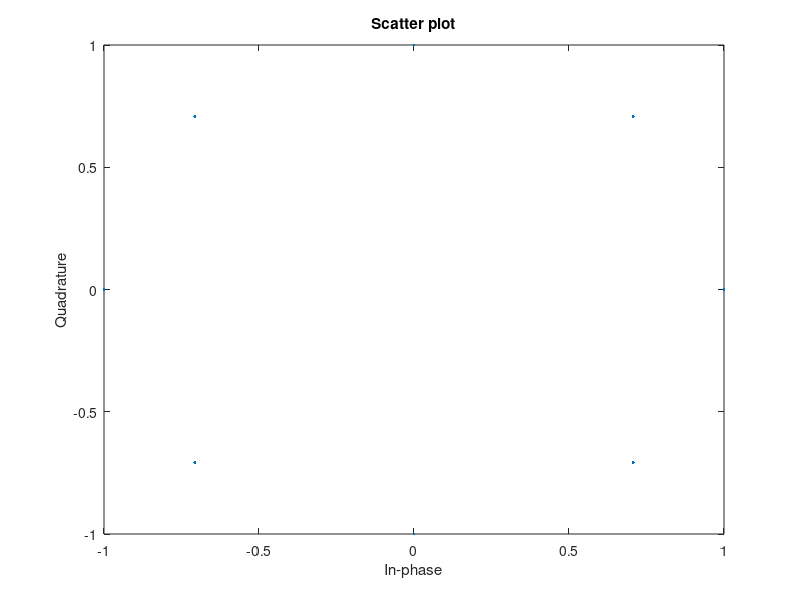
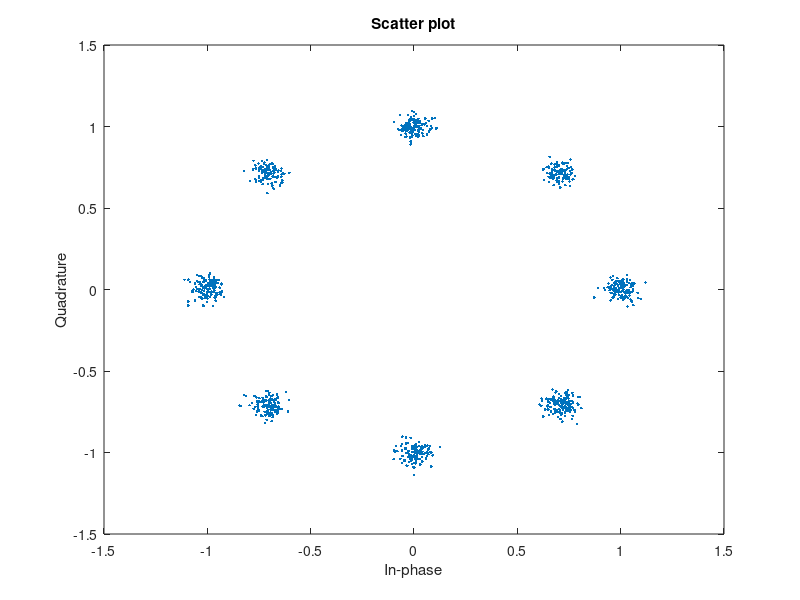

Recreate these plots in MATLAB, in order.
%                          <<Experiment-4 PART-B (8-PSK)>>
%                               << Objective-1 >>
% Aim: Simulation study of Performance of 8-PSK.
% Objective-1: Write a program to plot signal constellation diagram of received 
%              8-PSK signal in the presence of AWGN.
% Objective-2: Write a program to plot Practical and Theoretical BER vs SNR graph
%              of received 8-PSK signal in the presence of AWGN for ML receiver.

% Note: For objective-2, see separate octave file named <my_8PSK_ber.m>
clc;
clear all;
close all;
pkg load communications
N = 3000;  % Number of bits to be transmitted using *-PSK
           % Too large value may slow down the program
x = randi([0,1],1,N); % Random input bits generation
M = 8;     % Number of Symbols in 8-PSK

% Symbol Generation
yy = [];
for i=1:3:length(x)
  if x(i)==0 && x(i+1)==0 & x(i+2)==0
    y = cosd(0)+1j*sind(0);
  elseif x(i)==0 && x(i+1)==0 & x(i+2)==1
    y = cosd(45)+1j*sind(45);
  elseif x(i)==0 && x(i+1)==1 & x(i+2)==1
    y = cosd(90)+1j*sind(90);
  elseif x(i)==0 && x(i+1)==1 & x(i+2)==0
    y = cosd(135)+1j*sind(135);
  elseif x(i)==1 && x(i+1)==1 & x(i+2)==0
    y = cosd(180)+1j*sind(180);
  elseif x(i)==1 && x(i+1)==1 & x(i+2)==1
    y = cosd(225)+1j*sind(225);
  elseif x(i)==1 && x(i+1)==0 & x(i+2)==1
    y = cosd(270)+1j*sind(270);
  elseif x(i)==1 && x(i+1)==0 & x(i+2)==0
    y = cosd(315)+1j*sind(315);
  endif
% Transmitted Symbols
yy = [yy y];
endfor
scatterplot(yy);    % Constellation Diagram without Noise
EbN0db = 20; % Change this value & run program to see the noisy constellation.
EbN0 = 10^(EbN0db/10);

% AWGN Channel
n = (1/sqrt(2))*[randn(1,length(yy)) + 1j*randn(1,length(yy))];
sigma = sqrt(1/((log2(M))*EbN0));

% Received Symbols
r = yy + sigma*n;   
scatterplot(r);    % Constellation Diagram with Noise